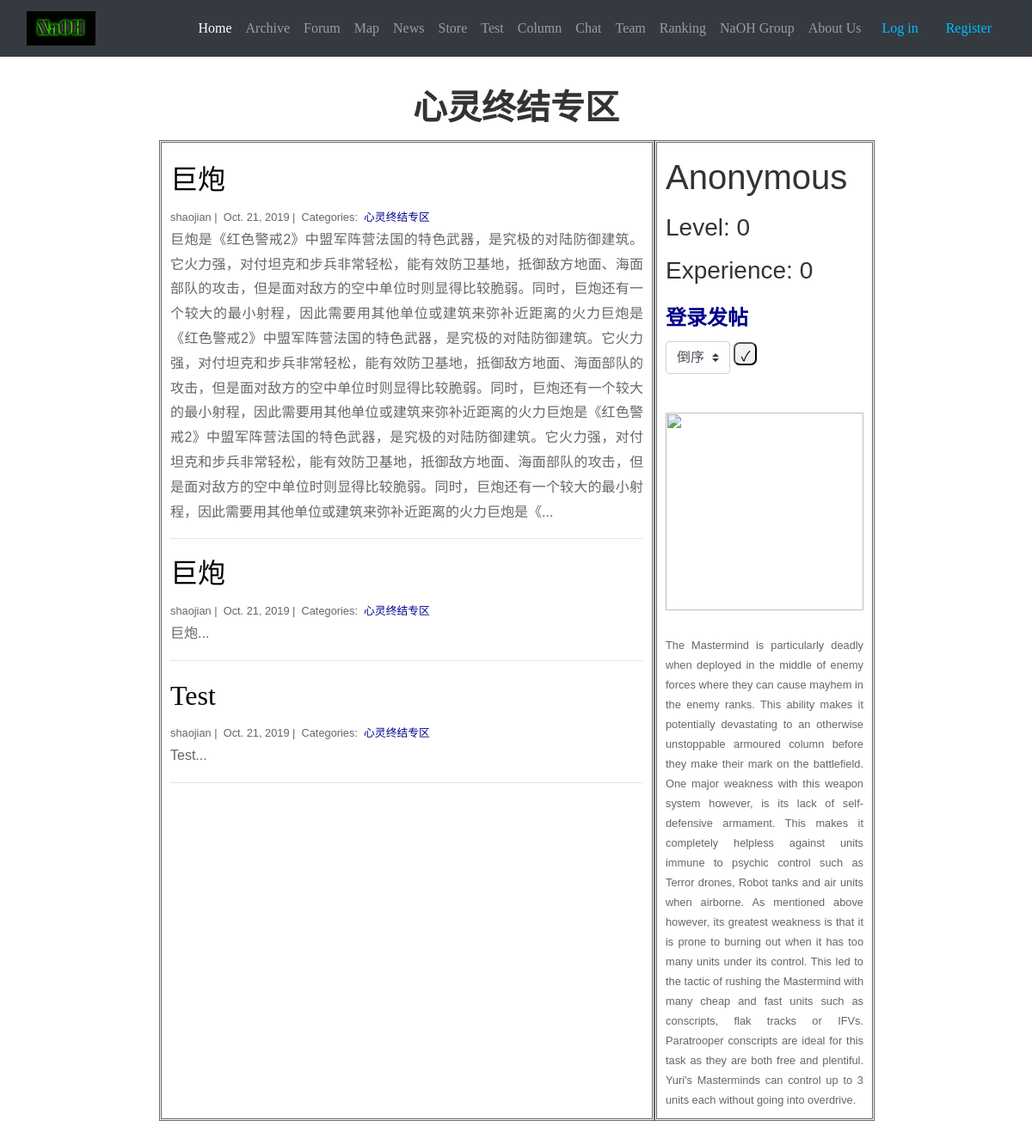
Before: /blog/心灵终结专区/ with the older database file.
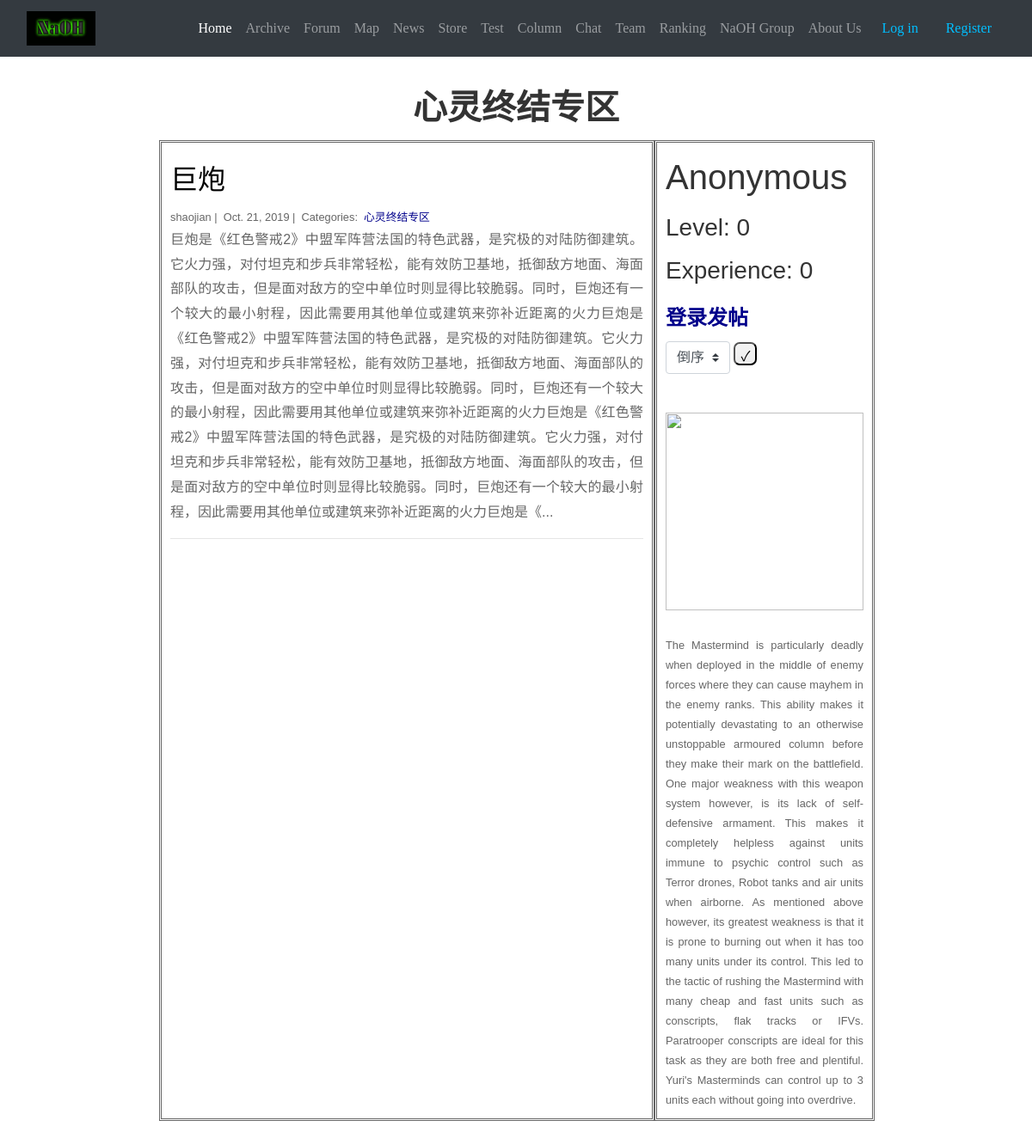
After: the same page with the newer database file.
### blog/models.py (models this page shows)
class Post(models.Model):
    title = models.CharField(max_length=255)
    author = models.CharField(max_length=100)
    body = models.TextField()
    created_on = models.DateTimeField(auto_now_add=True)
    last_modified = models.DateTimeField(auto_now=True)
    categories = models.ManyToManyField('Category', related_name='posts')

class Category(models.Model):
    name = models.CharField(max_length=20)

### blog/views.py (the view)
# urls.py: path("<category>/", views.blog_category, name="blog_category"),
def blog_category(request, category):
    posts = Post.objects.filter(
        categories__name__contains=category
    ).order_by(
        '-created_on'
    )
    language = select_language(request)
    order = 'reverseorder'
    if request.method == 'POST':
        order = request.POST['selection']
    if order == 'inorder':
        posts = posts[::-1]
    level = 0
    experience = 0
    name = 'None'
    if request.user.is_authenticated:
        try:
            current_user = Personal_info.objects.get(name=request.user.username)
        except:
            current_user = None
        if current_user == None:
            current_user = Personal_info(
                name = request.user.username,
                level = 0,
                experience = 0
            )
            current_user.save()
        level = current_user.level
        experience = current_user.experience
        name = request.user.username
    else:
        name = 'Anonymous'
        level = 0
        experience = 0
    context = {
        "category": category,
        "posts": posts,
        "language": language,
        "order": order,
        "name": name,
        "level": level,
        "experience": experience
    }
    return render(request, "blog_category.html", context)

### blog/views.py (called while the page is built)
def select_language(request):
    language = 'English'
    if request.user.is_authenticated:
        if request.session.get(request.user.username, None) == None:
            request.session[request.user.username] = 'Chinese'
        language = request.session[request.user.username]
    return language

### cart/context_processors.py (called while the page is built)
def select_language(request):
    language = 'English'
    if request.user.is_authenticated:
        if request.session.get(request.user.username, None) == None:
            request.session[request.user.username] = 'Chinese'
        language = request.session[request.user.username]
    return language

def cart(request):
	return {'cart': Cart(request), 'language': select_language(request)}

### blog/templates/blog_category.html (shortened to what the changed rows need)
{% extends "base.html" %}
{% block page_content %}
{% load static %}
<body>
<div style="width:860px; margin:0 auto;">
    <div>
      <br>
      <h1 style="font-weight: bold;" align="center">{{ category | title }}</h1>
    </div>
    <div class="container">
        <div class="box">
            <div class="box-row">
                <div class="box-cell box1" style="width: 550px;">
                    <div style="width: 550px;">
                    {% for post in posts %}
                        <h2><a style="color: black;" href="{% url 'blog_detail' post.pk%}">{{ post.title }}</a></h2>
                        <small>
                            {{ post.author }} |&nbsp;
                            {{ post.created_on.date }} |&nbsp;
                            Categories:&nbsp;
                            {% for category in post.categories.all %}
                            <a style="color: #00008B;" href="{% url 'blog_category' category.name %}">
                                {{ category.name }}
                            </a>&nbsp;
                            {% endfor %}
                        </small>
                        <p>{{ post.body | slice:":400" }}...</p>
                        <hr>
                    {% endfor %}
                  </div>
                </div>
                <div class="box-cell box2" style="width: 250px;">
                  <h1>{{name}}</h1>
                  <br>
                  <br>
                  {% if user.is_authenticated %}
                      <img src="{% static "img/signedin.png" %}" style="width: 230px;">
                      <br><br>
                      <small align="justify">The Battle Fortress was known for its ability to dominate an area by providing mobile heavy fire support, using the immense firepower of the infantry garrisoned within. GIs and Guardian GIs were able to fire their heavier weapons (M60 machine gun and Javelin missile launcher, respectively) while inside the Battle Fortress. The strength of multiple Guardian GIs, combined with the ability of the Battle Fortress to fire on the move, meant that the Battle Fortress could used as a heavy anti-tank and anti-aircraft weapon. A single garrisoned Tanya, Boris or Navy SEAL could eliminate all infantry threats to the Battle Fortress. Garrisoned Snipers or Yuri Viruses could also eliminate them from a significant distance.</small>
                  {% else %}
                      <br><br>
                  {% endif %}
                </div>
            </div>
        </div>
    </div>
    <br>
</div>
</body>
{% endblock %}

Changed rows visible on the page:
removed Post: title "巨炮", author "shaojian", created_on "Oct. 21, 2019", body "巨炮", Category (name "心灵终结专区")
removed Post: title "Test", author "shaojian", created_on "Oct. 21, 2019", body "Test", Category (name "心灵终结专区")
